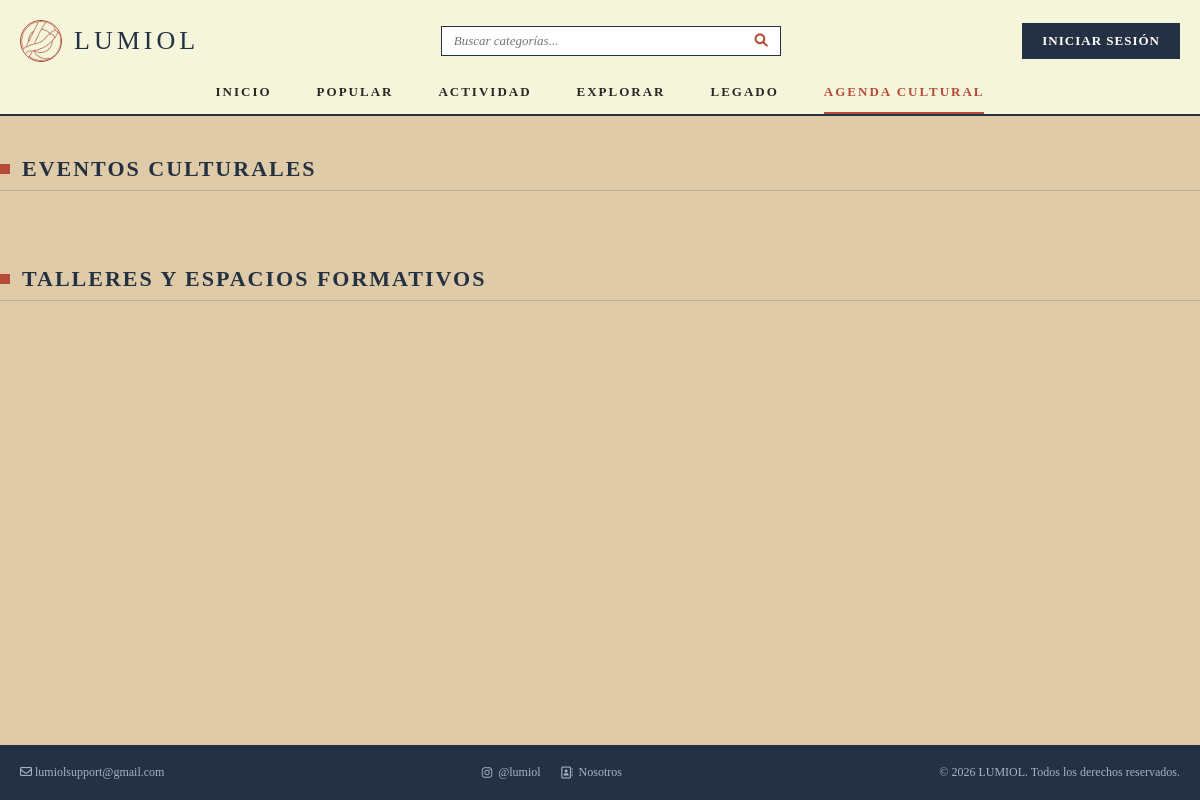
The app's page /agenda.php, older data.
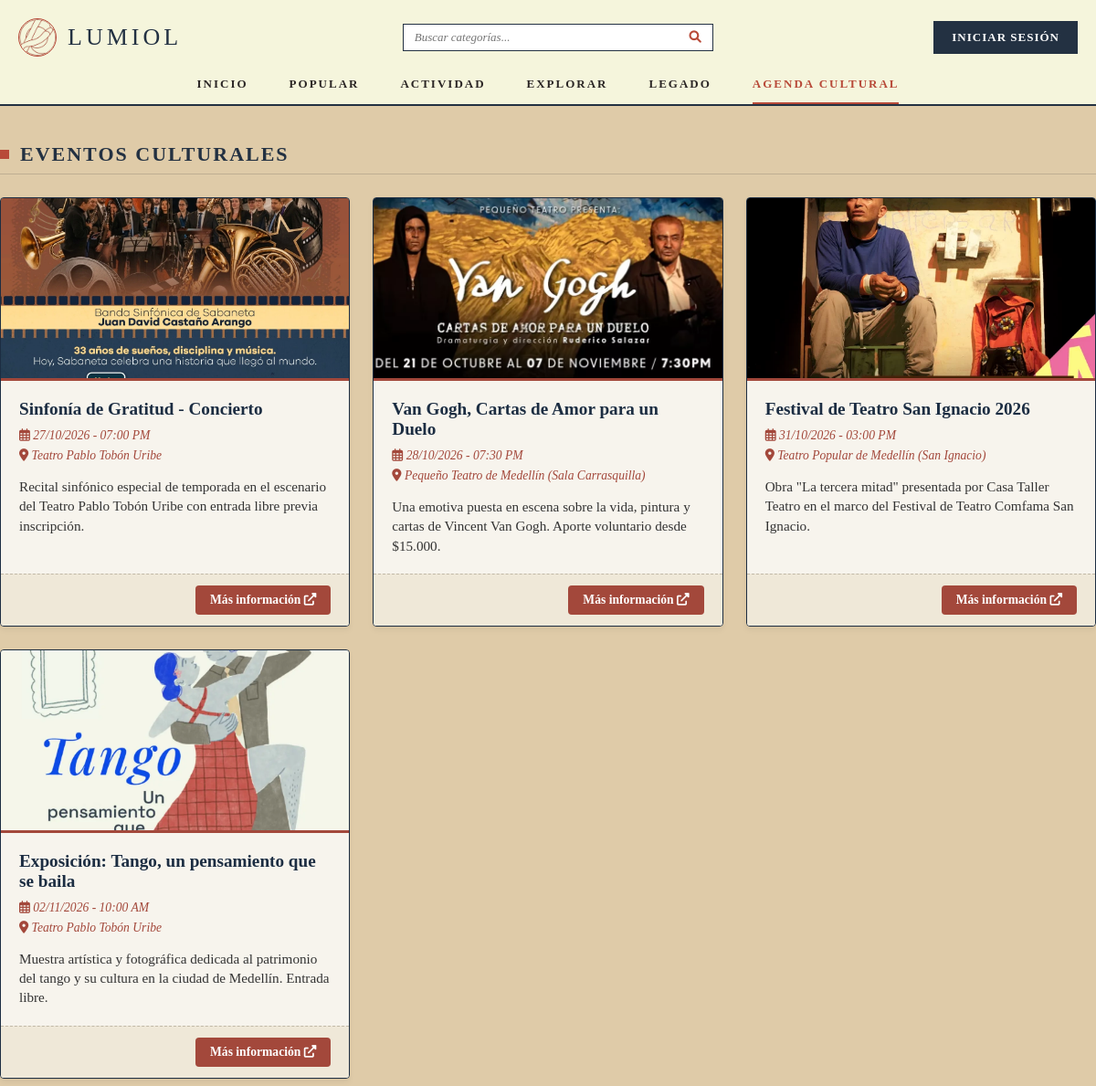
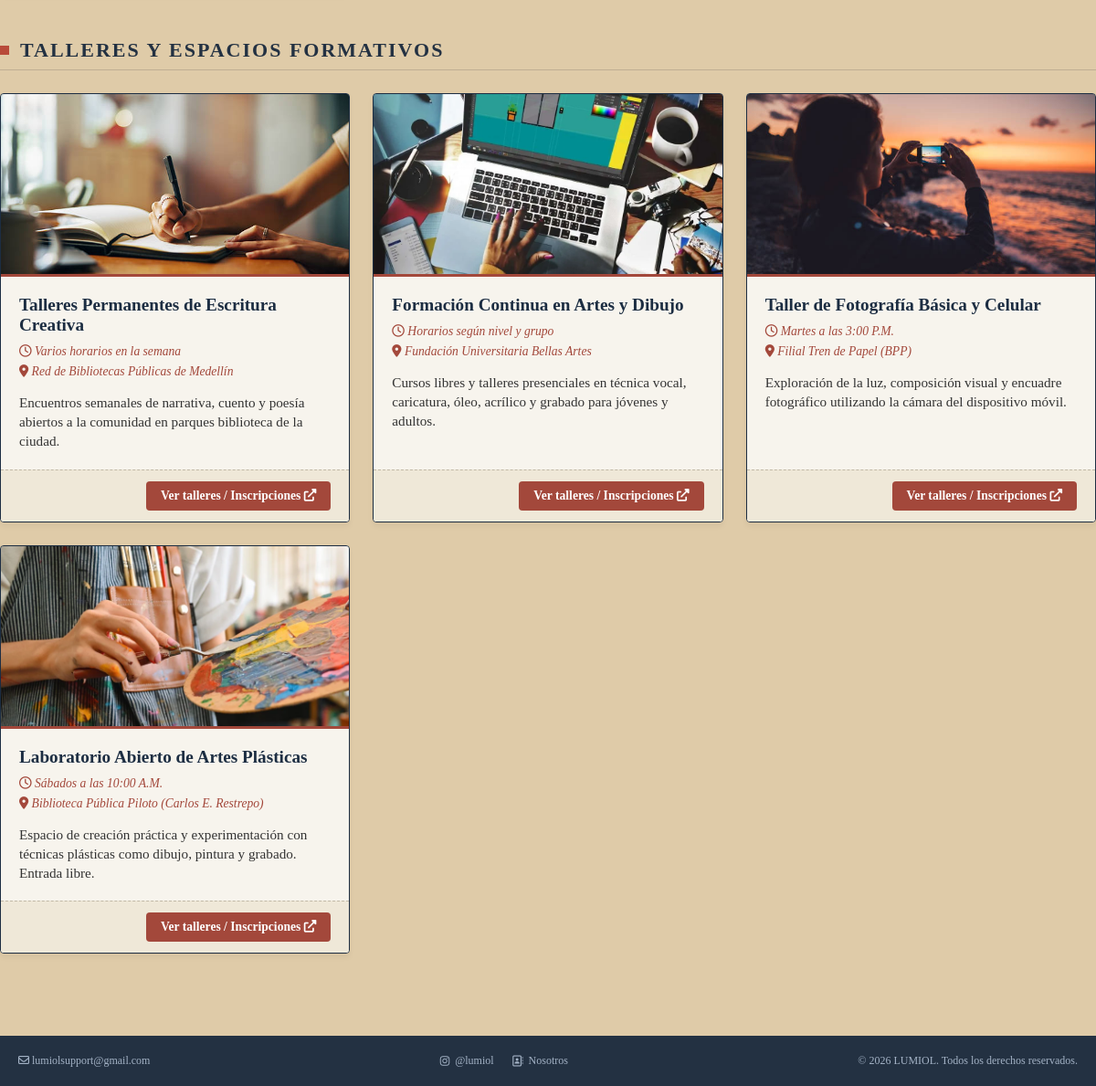
The same page, newer data (2 pictures, top to bottom).
### tables this page shows
CREATE TABLE `eventos_culturales` (
  `id` int(11) NOT NULL,
  `nombre` varchar(255) NOT NULL,
  `imagen` varchar(255) DEFAULT 'IMG/lumiollogo.png',
  `fecha_hora` datetime NOT NULL,
  `lugar` varchar(255) NOT NULL,
  `descripcion` text DEFAULT NULL,
  `enlace_info` varchar(255) DEFAULT '#'
);

CREATE TABLE `actividades_culturales` (
  `id` int(11) NOT NULL,
  `nombre` varchar(255) NOT NULL,
  `imagen` varchar(255) DEFAULT 'IMG/lumiollogo.png',
  `horario` varchar(255) NOT NULL,
  `lugar` varchar(255) NOT NULL,
  `descripcion` text DEFAULT NULL,
  `enlace_info` varchar(255) DEFAULT '#'
);

### agenda.php (the view, shortened to what this page needs)
<?php
require_once 'conexion.php';
$sql_eventos = "SELECT * FROM eventos_culturales ORDER BY fecha_hora ASC";
$res_eventos = $conexion->query($sql_eventos);
$sql_actividades = "SELECT * FROM actividades_culturales ORDER BY id DESC";
$res_actividades = $conexion->query($sql_actividades);
?>
<!DOCTYPE html>
<html lang="es">
<head>
    <link rel="stylesheet" href="https://cdnjs.cloudflare.com/ajax/libs/font-awesome/6.0.0/css/all.min.css">
    <link rel="stylesheet" href="css/style.css">
</head>
<body>
    <header class="main-header">
        <div class="container header-top">
            <a href="index.php" class="logo-container">
                <div class="logo-icon">
                    <img src="IMG/lumiollogo.png" alt="Logo LUMIOL" class="logo-img">
                </div>
                <h1 class="logo-text">LUMIOL</h1>
            </a>
            <div class="search-container">
                <form action="explorar.php" method="GET">
                    <input type="text" name="cat" placeholder="Buscar categorías...">
                    <button type="submit"><i class="fas fa-search"></i></button>
                </form>
            </div>
            <?php if (isset($_SESSION['usuario_nombre'])): ?>
                <a href="actividad.php" class="btn-auth">Hola, <?php echo htmlspecialchars($_SESSION['usuario_nombre']); ?></a>
            <?php else: ?>
                <a href="login.php" class="btn-auth">INICIAR SESIÓN</a>
            <?php endif; ?>
        </div>
        <nav class="nav-bar">
            <ul class="nav-links">
                <li><a href="index.php">INICIO</a></li>
                <li><a href="popular.php">POPULAR</a></li>
                <li><a href="actividad.php">ACTIVIDAD</a></li>
                <li><a href="explorar.php">EXPLORAR</a></li>
                <li><a href="legado.php">LEGADO</a></li>
                <li><a href="agenda.php" class="active">AGENDA CULTURAL</a></li>
            </ul>
        </nav>
    </header>
    <main class="container main-content">
        <section style="margin-bottom: 50px;">
            <h2 class="section-title">EVENTOS CULTURALES</h2>
            <div class="agenda-grid">
                <?php if ($res_eventos && $res_eventos->num_rows > 0): ?>
                    <?php while ($evt = $res_eventos->fetch_assoc()): ?>
                        <?php
                            $img_evt = (!empty($evt['imagen']) && file_exists($evt['imagen'])) ? $evt['imagen'] : 'IMG/lumiollogo.png';
                            $fecha_fmt = date("d/m/Y - h:i A", strtotime($evt['fecha_hora']));
                        ?>
                        <article class="agenda-card">
                            <div class="agenda-img-container">
                                <img src="<?php echo htmlspecialchars($img_evt); ?>" alt="<?php echo htmlspecialchars($evt['nombre']); ?>" class="agenda-img">
                            </div>
                            <div class="agenda-content">
                                <h3 class="agenda-title"><?php echo htmlspecialchars($evt['nombre']); ?></h3>
                                <p class="agenda-meta"><i class="far fa-calendar-alt"></i> <?php echo $fecha_fmt; ?></p>
                                <p class="agenda-meta"><i class="fas fa-map-marker-alt"></i> <?php echo htmlspecialchars($evt['lugar']); ?></p>
                                <p class="agenda-desc"><?php echo htmlspecialchars($evt['descripcion']); ?></p>
                            </div>
                            <div class="agenda-footer">
                                <a href="<?php echo htmlspecialchars($evt['enlace_info']); ?>" target="_blank" class="btn-info-event">
                                    Más información <i class="fas fa-external-link-alt"></i>
                                </a>
                            </div>
                        </article>
                    <?php endwhile; ?>
                <?php endif; ?>
            </div>
        </section>
        <section style="margin-bottom: 50px;">
            <h2 class="section-title">TALLERES Y ESPACIOS FORMATIVOS</h2>
            <div class="agenda-grid">
                <?php if ($res_actividades && $res_actividades->num_rows > 0): ?>
                    <?php while ($act = $res_actividades->fetch_assoc()): ?>
                        <?php
                            $img_act = (!empty($act['imagen']) && file_exists($act['imagen'])) ? $act['imagen'] : 'IMG/lumiollogo.png';
                        ?>
                        <article class="agenda-card">
                            <div class="agenda-img-container">
                                <img src="<?php echo htmlspecialchars($img_act); ?>" alt="<?php echo htmlspecialchars($act['nombre']); ?>" class="agenda-img">
                            </div>
                            <div class="agenda-content">
                                <h3 class="agenda-title"><?php echo htmlspecialchars($act['nombre']); ?></h3>
                                <p class="agenda-meta"><i class="far fa-clock"></i> <?php echo htmlspecialchars($act['horario']); ?></p>
                                <p class="agenda-meta"><i class="fas fa-map-marker-alt"></i> <?php echo htmlspecialchars($act['lugar']); ?></p>
                                <p class="agenda-desc"><?php echo htmlspecialchars($act['descripcion']); ?></p>
                            </div>
                            <div class="agenda-footer">
                                <a href="<?php echo htmlspecialchars($act['enlace_info']); ?>" target="_blank" class="btn-info-event">
                                    Ver talleres / Inscripciones <i class="fas fa-external-link-alt"></i>
                                </a>
                            </div>
                        </article>
                    <?php endwhile; ?>
                <?php endif; ?>
            </div>
        </section>
    </main>
    <footer class="main-footer">
        <div class="container footer-container">
            <div class="footer-left">
                <a href="https://mail.google.com/mail/?view=cm&fs=1&to=lumiolsupport@gmail.com" target="_blank">
                    <i class="far fa-envelope"></i> <span class="email-txt">lumiolsupport@gmail.com</span>
                </a>
            </div>
            <div class="footer-center">
                <a href="https://www.instagram.com/lumiol" target="_blank"><i class="fab fa-instagram"></i> @lumiol</a>
                <a href="nosotros.php"><i class="fa-regular fa-address-book"></i> Nosotros</a>
            </div>
            <div class="footer-right">&copy; 2026 LUMIOL. Todos los derechos reservados.</div>
        </div>
    </footer>
</body>
</html>

Row changes from the older to the newer data that the page shows:
added eventos_culturales: imagen (picture), nombre "Sinfonía de Gratitud - Concierto", fecha_hora "27/10/2026 - 07:00 PM", lugar "Teatro Pablo Tobón Uribe", descripcion "Recital sinfónico especial de temporada en el escenario del Teatro Pablo Tobón Uribe con entrada libre previa inscripción."
added eventos_culturales: imagen (picture), nombre "Van Gogh, Cartas de Amor para un Duelo", fecha_hora "28/10/2026 - 07:30 PM", lugar "Pequeño Teatro de Medellín (Sala Carrasquilla)", descripcion "Una emotiva puesta en escena sobre la vida, pintura y cartas de Vincent Van Gogh. Aporte voluntario desde $15.000."
added eventos_culturales: imagen (picture), nombre "Festival de Teatro San Ignacio 2026", fecha_hora "31/10/2026 - 03:00 PM", lugar "Teatro Popular de Medellín (San Ignacio)", descripcion "Obra \"La tercera mitad\" presentada por Casa Taller Teatro en el marco del Festival de Teatro Comfama San Ignacio."
added eventos_culturales: imagen (picture), nombre "Exposición: Tango, un pensamiento que se baila", fecha_hora "02/11/2026 - 10:00 AM", lugar "Teatro Pablo Tobón Uribe", descripcion "Muestra artística y fotográfica dedicada al patrimonio del tango y su cultura en la ciudad de Medellín. Entrada libre."
added actividades_culturales: imagen (picture), nombre "Talleres Permanentes de Escritura Creativa", horario "Varios horarios en la semana", lugar "Red de Bibliotecas Públicas de Medellín", descripcion "Encuentros semanales de narrativa, cuento y poesía abiertos a la comunidad en parques biblioteca de la ciudad."
added actividades_culturales: imagen (picture), nombre "Formación Continua en Artes y Dibujo", horario "Horarios según nivel y grupo", lugar "Fundación Universitaria Bellas Artes", descripcion "Cursos libres y talleres presenciales en técnica vocal, caricatura, óleo, acrílico y grabado para jóvenes y adultos."
added actividades_culturales: imagen (picture), nombre "Taller de Fotografía Básica y Celular", horario "Martes a las 3:00 P.M.", lugar "Filial Tren de Papel (BPP)", descripcion "Exploración de la luz, composición visual y encuadre fotográfico utilizando la cámara del dispositivo móvil."
added actividades_culturales: imagen (picture), nombre "Laboratorio Abierto de Artes Plásticas", horario "Sábados a las 10:00 A.M.", lugar "Biblioteca Pública Piloto (Carlos E. Restrepo)", descripcion "Espacio de creación práctica y experimentación con técnicas plásticas como dibujo, pintura y grabado. Entrada libre."
